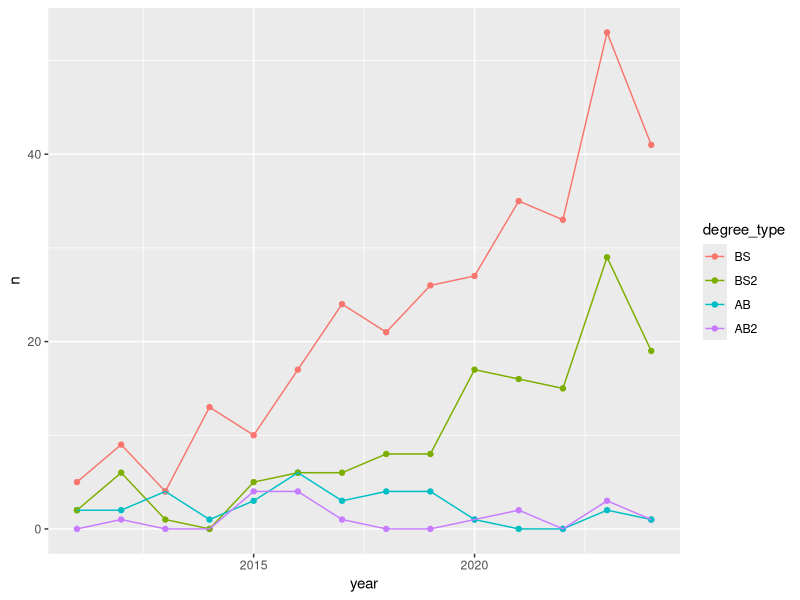
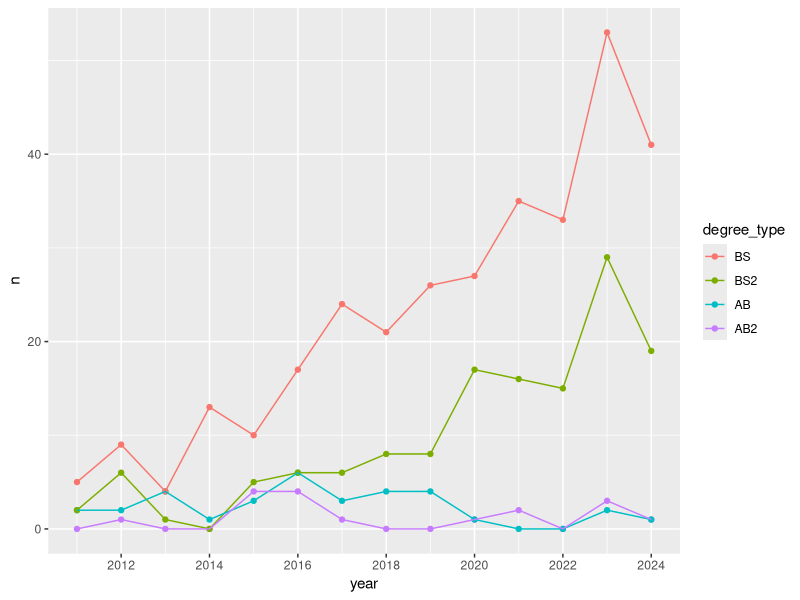
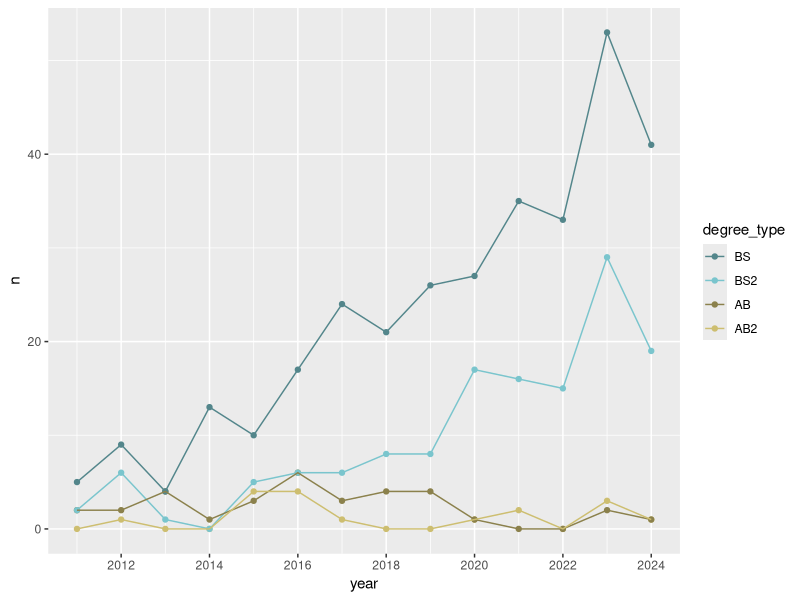
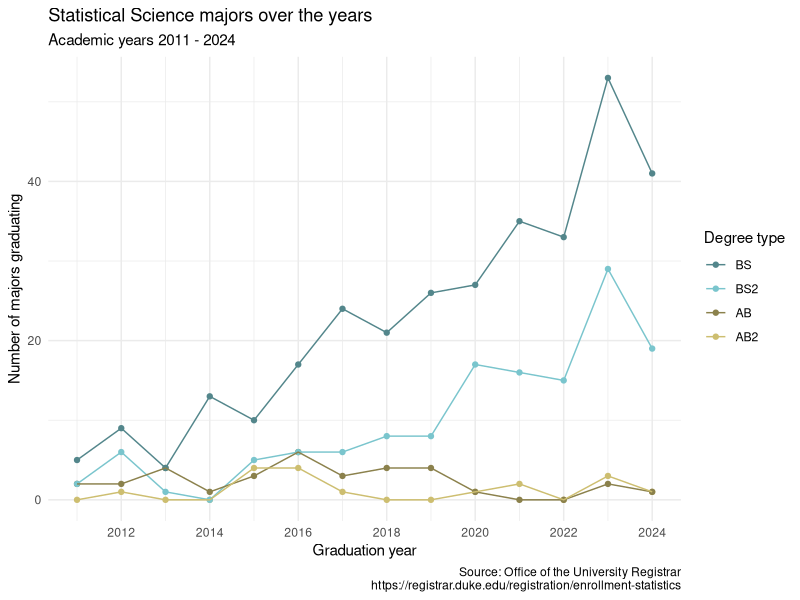
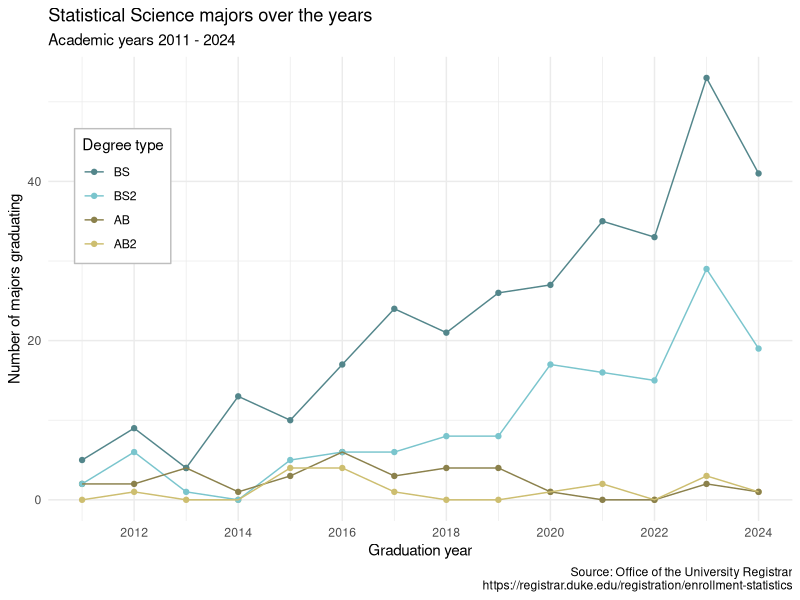

The R script that drew these images, in order:
## ---- chunk 1
#| label: load-packages
#| message: false
library(tidyverse)
## ---- chunk 2
#| label: load-data
statsci <- read_csv("data/statsci.csv")
## ---- chunk 3
statsci
## ---- chunk 4
#| label: pivot
statsci_longer <- statsci |>
  pivot_longer(
    cols = -degree,
    names_to = "year",
    names_transform = as.numeric,
    values_to = "n"
  ) |>
  mutate(n = if_else(is.na(n), 0, n)) |>
  separate(degree, sep = " \\(", into = c("major", "degree_type")) |>
  mutate(
    degree_type = str_remove(degree_type, "\\)"),
    degree_type = fct_relevel(degree_type, "BS", "BS2", "AB", "AB2")
  )

statsci_longer
## ---- chunk 5
#| label: plot-step-1
ggplot(statsci_longer, aes(x = year, y = n, color = degree_type)) +
  geom_point() +
  geom_line()
## ---- chunk 6
#| label: plot-step-2
ggplot(statsci_longer, aes(x = year, y = n, color = degree_type)) +
  geom_point() +
  geom_line() +
  scale_x_continuous(breaks = seq(2012, 2024, 2))
## ---- chunk 7
#| label: plot-step-3
ggplot(statsci_longer, aes(x = year, y = n, color = degree_type)) +
  geom_point() +
  geom_line() +
  scale_x_continuous(breaks = seq(2012, 2024, 2)) +
  scale_color_manual(
    values = c(
      "BS" = "cadetblue4",
      "BS2" = "cadetblue3",
      "AB" = "lightgoldenrod4",
      "AB2" = "lightgoldenrod3"
    )
  )
## ---- chunk 8
#| label: plot-step-4
ggplot(statsci_longer, aes(x = year, y = n, color = degree_type)) +
  geom_point() +
  geom_line() +
  scale_x_continuous(breaks = seq(2012, 2024, 2)) +
  scale_color_manual(
    values = c(
      "BS" = "cadetblue4",
      "BS2" = "cadetblue3",
      "AB" = "lightgoldenrod4",
      "AB2" = "lightgoldenrod3"
    )
  ) +
  labs(
    x = "Graduation year",
    y = "Number of majors graduating",
    color = "Degree type",
    title = "Statistical Science majors over the years",
    subtitle = "Academic years 2011 - 2024",
    caption = "Source: Office of the University Registrar\nhttps://registrar.duke.edu/registration/enrollment-statistics"
  ) +
  theme_minimal()
## ---- chunk 9
#| label: plot-step-5
#| out-width: 100%
#| fig-width: 8
#| fig-asp: 0.5
ggplot(statsci_longer, aes(x = year, y = n, color = degree_type)) +
  geom_point() +
  geom_line() +
  scale_x_continuous(breaks = seq(2012, 2024, 2)) +
  scale_color_manual(
    values = c(
      "BS" = "cadetblue4",
      "BS2" = "cadetblue3",
      "AB" = "lightgoldenrod4",
      "AB2" = "lightgoldenrod3"
    )
  ) +
  labs(
    x = "Graduation year",
    y = "Number of majors graduating",
    color = "Degree type",
    title = "Statistical Science majors over the years",
    subtitle = "Academic years 2011 - 2024",
    caption = "Source: Office of the University Registrar\nhttps://registrar.duke.edu/registration/enrollment-statistics"
  ) +
  theme_minimal() +
  theme(
    legend.position = "inside",
    legend.position.inside = c(0.1, 0.7),
    legend.background = element_rect(fill = "white", color = "gray")
  )
